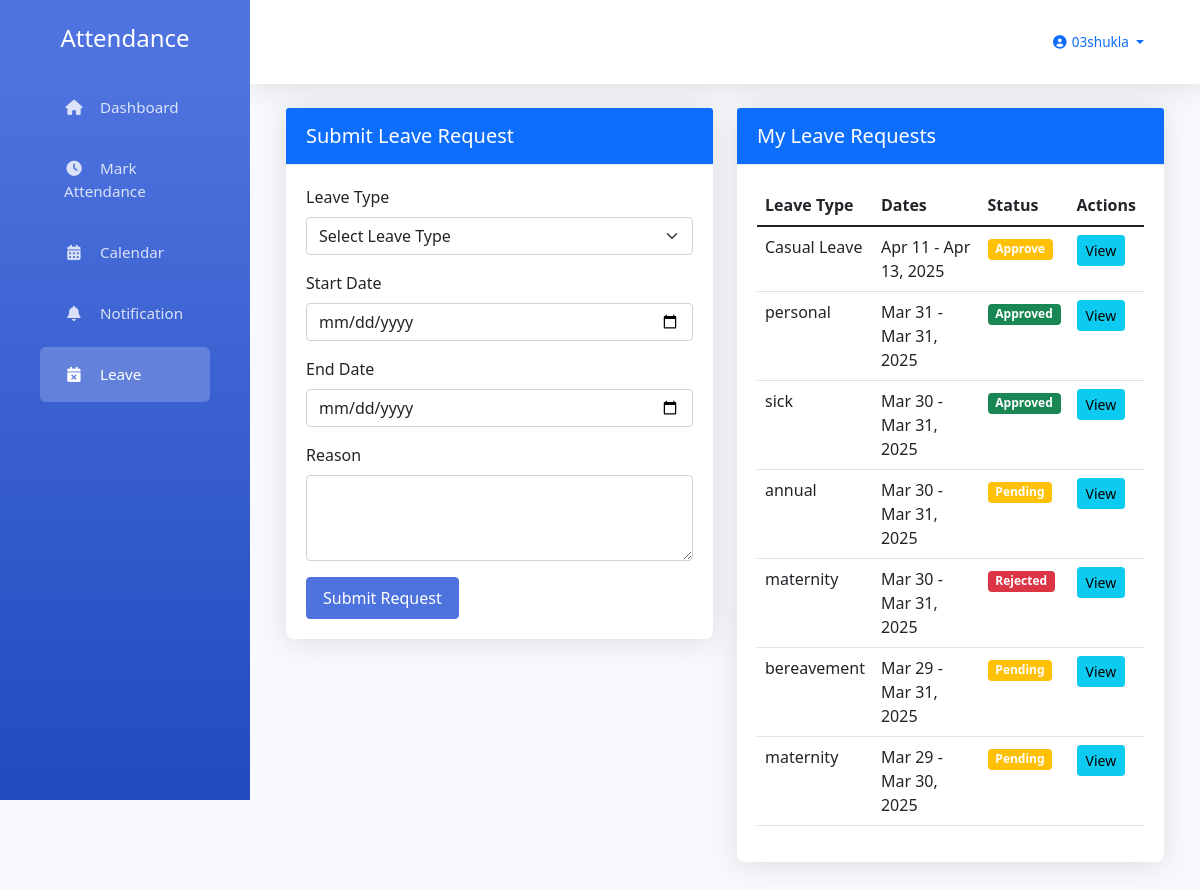
The page /leave/ (signed in) on the database its author committed.
### attendance/models.py (models this page shows, shortened)
class LeaveRequest(models.Model):
    LEAVE_CHOICES = [
        ('Sick Leave', 'Sick Leave'),
        ('Casual Leave', 'Casual Leave'),
        ('Earned Leave', 'Earned Leave'),
    ]
    user = models.ForeignKey(User, on_delete=models.CASCADE)
    leave_type = models.CharField(max_length=50, choices=LEAVE_CHOICES)
    start_date = models.DateField()
    end_date = models.DateField()
    reason = models.TextField()
    status = models.CharField(max_length=20, default='Pending')  # Pending, Approved, Rejected

### attendance/views.py (the view, shortened to what this page needs)
# urls.py: path("leave/", views.leave_view, name="leave"),
def leave_view(request):
    user_leaves = LeaveRequest.objects.filter(user=request.user).order_by('-start_date')
    leave_choices = LeaveRequest.LEAVE_CHOICES
    return render(request, 'attendance/leave.html', {
        'leaves': user_leaves,
        'leave_choices': leave_choices
    })

### attendance/templates/attendance/leave.html (shortened to what this page needs)
{% extends "attendance/base.html" %}
{% block content %}
<div class="container mt-4">
    <div class="row">
        <div class="col-md-6">
            <div class="card">
                <div class="card-header bg-primary text-white">
                    <h5 class="mb-0">Submit Leave Request</h5>
                </div>
                <div class="card-body">
                    <form method="post">
                        <div class="mb-3">
                            <label for="leave_type" class="form-label">Leave Type</label>
                            <select class="form-select" id="leave_type" name="leave_type" required>
                                <option value="">Select Leave Type</option>
                            </select>
                        </div>
                        <div class="mb-3">
                            <label for="start_date" class="form-label">Start Date</label>
                            <input type="date" class="form-control" id="start_date" name="start_date" required>
                        </div>
                        <div class="mb-3">
                            <label for="end_date" class="form-label">End Date</label>
                            <input type="date" class="form-control" id="end_date" name="end_date" required>
                        </div>
                        <div class="mb-3">
                            <label for="reason" class="form-label">Reason</label>
                            <textarea class="form-control" id="reason" name="reason" rows="3" required></textarea>
                        </div>
                        <button type="submit" class="btn btn-primary">Submit Request</button>
                    </form>
                </div>
            </div>
        </div>
        <div class="col-md-6">
            <div class="card">
                <div class="card-header bg-primary text-white">
                    <h5 class="mb-0">My Leave Requests</h5>
                </div>
                <div class="card-body">
                    <div class="table-responsive">
                        <table class="table">
                            <thead>
                                <tr>
                                    <th>Leave Type</th>
                                    <th>Dates</th>
                                    <th>Status</th>
                                    <th>Actions</th>
                                </tr>
                            </thead>
                            <tbody>
                                {% for leave in leaves %}
                                <tr>
                                    <td>{{ leave.leave_type }}</td>
                                    <td>{{ leave.start_date|date:"M d" }} - {{ leave.end_date|date:"M d, Y" }}</td>
                                    <td>
                                        <span class="badge {% if leave.status == 'Approved' %}bg-success
                                                         {% elif leave.status == 'Rejected' %}bg-danger
                                                         {% else %}bg-warning{% endif %}">
                                            {{ leave.status }}
                                        </span>
                                    </td>
                                    <td>
                                        <a href="{% url 'leave_details' leave.id %}" class="btn btn-sm btn-info">View</a>
                                    </td>
                                </tr>
                                {% empty %}
                                <tr>
                                    <td colspan="4" class="text-center">No leave requests found.</td>
                                </tr>
                                {% endfor %}
                            </tbody>
                        </table>
                    </div>
                </div>
            </div>
        </div>
    </div>
</div>
{% endblock %}

### attendance/templates/attendance/base.html (shortened to what this page needs)
<!DOCTYPE html>
<html lang="en">
<head>
    <link href="https://cdn.jsdelivr.net/npm/bootstrap@5.1.3/dist/css/bootstrap.min.css" rel="stylesheet">
    <link href="https://cdnjs.cloudflare.com/ajax/libs/font-awesome/6.0.0/css/all.min.css" rel="stylesheet">
</head>
<body>
    <div class="sidebar">
        <div class="p-4">
            <h4 class="text-center mb-4">Attendance</h4>
            <ul class="nav flex-column">
                <li class="nav-item">
                    <a class="nav-link {% if request.resolver_match.url_name == 'home' %}active{% endif %}" href="{% url 'home' %}">
                        <i class="fas fa-home"></i>
                        <span>Dashboard</span>
                    </a>
                </li>
                <li class="nav-item">
                    <a class="nav-link {% if request.resolver_match.url_name == 'mark_attendance' %}active{% endif %}" href="{% url 'mark_attendance' %}">
                        <i class="fas fa-clock"></i>
                        <span>Mark Attendance</span>
                    </a>
                </li>
                <li class="nav-item">
                    <a class="nav-link {% if request.resolver_match.url_name == 'calendar' %}active{% endif %}" href="{% url 'calendar' %}">
                        <i class="fas fa-calendar-alt"></i>
                        <span>Calendar</span>
                    </a>
                </li>
                <li class="nav-item">
                    <a class="nav-link {% if request.resolver_match.url_name == 'notification' %}active{% endif %}" href="{% url 'notification' %}">
                        <i class="fas fa-bell"></i>
                        <span>Notification</span>
                    </a>
                </li>
                <li class="nav-item">
                    <a class="nav-link {% if request.resolver_match.url_name == 'leave' %}active{% endif %}" href="{% url 'leave' %}">
                        <i class="fas fa-calendar-times"></i>
                        <span>Leave</span>
                    </a>
                </li>
            </ul>
        </div>
    </div>
    <div class="main-content">
        <div class="topbar">
            <div class="user-dropdown">
                <div class="dropdown">
                    <a class="nav-link dropdown-toggle" href="#" id="userDropdown" role="button" data-bs-toggle="dropdown">
                        <i class="fas fa-user-circle fa-fw"></i>
                        <span class="d-none d-lg-inline text-gray-600">{{ user.username }}</span>
                    </a>
                </div>
            </div>
        </div>
        {% block content %}{% endblock %}
    </div>
</body>
</html>

### attendance/templates/attendance/base.html (style rules this page uses)
body { background-color: #f8f9fc; min-height: 100vh; font-family: 'Segoe UI', Tahoma, Geneva, Verdana, sans-serif; }
.sidebar { min-height: 100vh; background: #4e73df; background-image: linear-gradient(180deg, #4e73df 10%, #224abe 100%); background-size: cover; color: white; position: fixed; top: 0; left: 0; width: 250px; z-index: 1000; }
.sidebar .nav-link { color: rgba(255, 255, 255, 0.8); padding: 1rem 1.5rem; margin: 0.2rem 1rem; border-radius: 0.35rem; font-size: 0.95rem; }
.sidebar .nav-link.active { color: white; background: rgba(255, 255, 255, 0.2); }
.sidebar .nav-link i { margin-right: 0.75rem; width: 1.25rem; text-align: center; }
.main-content { margin-left: 250px; min-height: 100vh; padding: 1.5rem; background-color: #f8f9fc; }
.topbar { background: white; box-shadow: 0 0.15rem 1.75rem 0 rgba(58, 59, 69, 0.15); margin: -1.5rem -1.5rem 1.5rem -1.5rem; padding: 1rem 1.5rem; display: flex; justify-content: space-between; align-items: center; }
.card { border: none; border-radius: 0.5rem; box-shadow: 0 0.15rem 1.75rem 0 rgba(58, 59, 69, 0.15); margin-bottom: 1.5rem; }
.card-header { background-color: #f8f9fc; border-bottom: 1px solid #e3e6f0; padding: 1rem 1.25rem; }
.card-body { padding: 1.25rem; }
.btn-primary { background-color: #4e73df; border-color: #4e73df; padding: 0.5rem 1rem; }
.user-dropdown { padding: 0.5rem 1rem; font-size: 0.85rem; }

### rows shown on the page
LeaveRequest: leave_type "Casual Leave", start_date "Apr 11", end_date "Apr 13, 2025", status "Approve"
LeaveRequest: leave_type "personal", start_date "Mar 31", end_date "Mar 31, 2025", status "Approved"
LeaveRequest: leave_type "sick", start_date "Mar 30", end_date "Mar 31, 2025", status "Approved"
LeaveRequest: leave_type "annual", start_date "Mar 30", end_date "Mar 31, 2025", status "Pending"
LeaveRequest: leave_type "maternity", start_date "Mar 30", end_date "Mar 31, 2025", status "Rejected"
LeaveRequest: leave_type "bereavement", start_date "Mar 29", end_date "Mar 31, 2025", status "Pending"
LeaveRequest: leave_type "maternity", start_date "Mar 29", end_date "Mar 30, 2025", status "Pending"

### other values the page prints
{{ user.username }} "03shukla"
